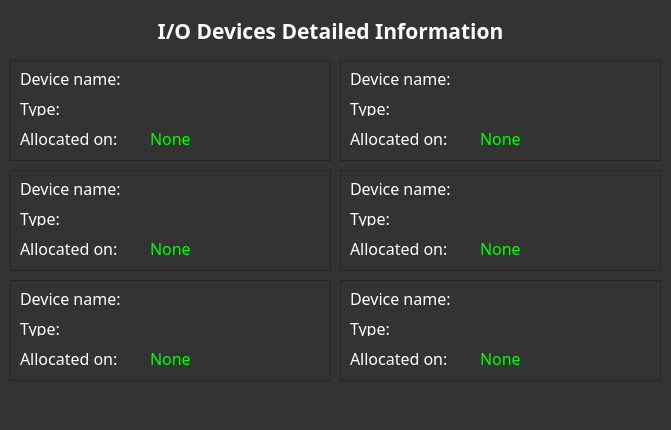
<?xml version="1.0" encoding="UTF-8"?>
<ui version="4.0">
 <class>MainWindow</class>
 <widget class="QMainWindow" name="MainWindow">
  <property name="geometry">
   <rect>
    <x>0</x>
    <y>0</y>
    <width>671</width>
    <height>430</height>
   </rect>
  </property>
  <property name="windowTitle">
   <string>MainWindow</string>
  </property>
  <property name="styleSheet">
   <string notr="true">/* Hoja de estilos de modo oscuro usado en estos programas */

/* Estilos generales para el modo oscuro */
QWidget {
    background-color: #333; /* Color de fondo principal */
    color: #FFF; /* Color de texto principal */
}

QLabel {
    color: #FFF; /* Color de texto para etiquetas */
}

QPushButton {
    background-color: #444; /* Color de fondo para botones */
    color: #FFF; /* Color de texto para botones */
    border: 1px solid #555; /* Borde de botones */
    border-radius: 5px; /* Bordes redondeados */
    padding: 5px 10px; /* Espaciado interno */
}

/* Cambiar el color de fondo de los botones cuando se presionan */
QPushButton:pressed {
    background-color: #666;
}

/* Cambiar el color de fondo de los botones cuando se pasan por encima */
QPushButton:hover {
    background-color: #555;
}

/* Cambiar el color de fondo de los botones cuando están deshabilitados */
QPushButton:disabled {
    background-color: #888;
    color: #AAA;
}

/* Estilos para barras de desplazamiento */
QScrollBar:vertical {
    border: 1px solid #555; /* Borde de la barra de desplazamiento vertical */
    background: #333; /* Color de fondo de la barra de desplazamiento vertical */
    width: 12px; /* Ancho de la barra de desplazamiento vertical */
    margin: 0px 0px 0px 0px;
}

QScrollBar::handle:vertical {
    background: #555; /* Color de fondo del mango de la barra de desplazamiento vertical */
    min-height: 20px; /* Altura mínima del mango de la barra de desplazamiento vertical */
    border-radius: 6px; /* Bordes redondeados del mango de la barra de desplazamiento vertical */
}

QScrollBar::add-line:vertical {
    height: 12px;
    subcontrol-position: bottom;
    subcontrol-origin: margin;
}

QScrollBar::sub-line:vertical {
    height: 12px;
    subcontrol-position: top;
    subcontrol-origin: margin;
}

/* Cambiar el color de fondo del campo de texto (QLineEdit) */
QLineEdit {
    background-color: #444;
    color: #FFF;
    border: 1px solid #555;
    border-radius: 5px;
    padding: 3px;
}

/* Cambiar el color de fondo del campo de texto (QTextEdit) */
QTextEdit {
    background-color: #444;
    color: #FFF;
    border: 1px solid #555;
    border-radius: 5px;
    padding: 3px;
}

/* Cambiar el color de fondo de las áreas de texto (QPlainTextEdit) */
QPlainTextEdit {
    background-color: #444;
    color: #FFF;
    border: 1px solid #555;
    border-radius: 5px;
    padding: 3px;
}

/* Cambiar el color de fondo de las casillas de verificación (QCheckBox) */
QCheckBox::indicator {
    background-color: #444;
    border: 1px solid #555;
    width: 15px;
    height: 15px;
}

/* Cambiar el color de fondo de los botones de radio (QRadioButton) */
QRadioButton::indicator {
    background-color: #444;
    border: 1px solid #555;
    width: 15px;
    height: 15px;
}

/* Cambiar el color de fondo de las barras de progreso (QProgressBar) */
QProgressBar {
    background-color: #444;
    color: #FFF;
    border: 1px solid #555;
    border-radius: 5px;
    text-align: center;
}

/* Cambiar el color de fondo de los menús emergentes (QMenu) */
QMenu {
    background-color: #333;
    color: #FFF;
    border: 1px solid #555;
}

/* Cambiar el color de fondo de los elementos de menú (QMenuItem) */
QMenu::item {
    background-color: transparent;
}

/* Cambiar el color de fondo de los elementos de menú cuando se pasan por encima */
QMenu::item:selected {
    background-color: #555;
}

/* Cambiar el color de fondo de las barras de menú (QMenuBar) */
QMenuBar {
    background-color: #333;
    color: #FFF;
}

/* Cambiar el color de fondo de los elementos de barra de menú (QMenuBarItem) */
QMenuBar::item {
    background-color: transparent;
}

/* Cambiar el color de fondo de los elementos de barra de menú cuando se pasan por encima */
QMenuBar::item:selected {
    background-color: #555;
}</string>
  </property>
  <widget class="QWidget" name="centralwidget">
   <widget class="QLabel" name="info_label">
    <property name="geometry">
     <rect>
      <x>10</x>
      <y>10</y>
      <width>641</width>
      <height>41</height>
     </rect>
    </property>
    <property name="font">
     <font>
      <family>JetBrains Mono</family>
      <pointsize>16</pointsize>
      <weight>75</weight>
      <bold>true</bold>
     </font>
    </property>
    <property name="text">
     <string>I/O Devices Detailed Information</string>
    </property>
    <property name="alignment">
     <set>Qt::AlignCenter</set>
    </property>
   </widget>
   <widget class="QFrame" name="device_0">
    <property name="geometry">
     <rect>
      <x>10</x>
      <y>60</y>
      <width>321</width>
      <height>101</height>
     </rect>
    </property>
    <property name="frameShape">
     <enum>QFrame::StyledPanel</enum>
    </property>
    <property name="frameShadow">
     <enum>QFrame::Raised</enum>
    </property>
    <widget class="QLabel" name="device_address_0">
     <property name="geometry">
      <rect>
       <x>10</x>
       <y>70</y>
       <width>131</width>
       <height>16</height>
      </rect>
     </property>
     <property name="font">
      <font>
       <family>JetBrains Mono</family>
       <pointsize>12</pointsize>
       <weight>50</weight>
       <bold>false</bold>
      </font>
     </property>
     <property name="text">
      <string>Allocated on:</string>
     </property>
     <property name="alignment">
      <set>Qt::AlignLeading|Qt::AlignLeft|Qt::AlignVCenter</set>
     </property>
    </widget>
    <widget class="QLabel" name="device_name_0">
     <property name="geometry">
      <rect>
       <x>10</x>
       <y>10</y>
       <width>241</width>
       <height>16</height>
      </rect>
     </property>
     <property name="font">
      <font>
       <family>JetBrains Mono</family>
       <pointsize>12</pointsize>
       <weight>50</weight>
       <bold>false</bold>
      </font>
     </property>
     <property name="text">
      <string>Device name:</string>
     </property>
     <property name="alignment">
      <set>Qt::AlignLeading|Qt::AlignLeft|Qt::AlignVCenter</set>
     </property>
    </widget>
    <widget class="QLabel" name="device_type_0">
     <property name="geometry">
      <rect>
       <x>10</x>
       <y>40</y>
       <width>241</width>
       <height>16</height>
      </rect>
     </property>
     <property name="font">
      <font>
       <family>JetBrains Mono</family>
       <pointsize>12</pointsize>
       <weight>50</weight>
       <bold>false</bold>
      </font>
     </property>
     <property name="text">
      <string>Type:</string>
     </property>
     <property name="alignment">
      <set>Qt::AlignLeading|Qt::AlignLeft|Qt::AlignVCenter</set>
     </property>
    </widget>
    <widget class="QLabel" name="memory_address_0">
     <property name="geometry">
      <rect>
       <x>140</x>
       <y>70</y>
       <width>171</width>
       <height>16</height>
      </rect>
     </property>
     <property name="font">
      <font>
       <family>JetBrains Mono</family>
       <pointsize>12</pointsize>
       <weight>50</weight>
       <bold>false</bold>
      </font>
     </property>
     <property name="styleSheet">
      <string notr="true">color:lime;</string>
     </property>
     <property name="text">
      <string>None</string>
     </property>
     <property name="alignment">
      <set>Qt::AlignLeading|Qt::AlignLeft|Qt::AlignVCenter</set>
     </property>
    </widget>
   </widget>
   <widget class="QFrame" name="device_1">
    <property name="geometry">
     <rect>
      <x>340</x>
      <y>60</y>
      <width>321</width>
      <height>101</height>
     </rect>
    </property>
    <property name="frameShape">
     <enum>QFrame::StyledPanel</enum>
    </property>
    <property name="frameShadow">
     <enum>QFrame::Raised</enum>
    </property>
    <widget class="QLabel" name="device_address_1">
     <property name="geometry">
      <rect>
       <x>10</x>
       <y>70</y>
       <width>131</width>
       <height>16</height>
      </rect>
     </property>
     <property name="font">
      <font>
       <family>JetBrains Mono</family>
       <pointsize>12</pointsize>
       <weight>50</weight>
       <bold>false</bold>
      </font>
     </property>
     <property name="text">
      <string>Allocated on:</string>
     </property>
     <property name="alignment">
      <set>Qt::AlignLeading|Qt::AlignLeft|Qt::AlignVCenter</set>
     </property>
    </widget>
    <widget class="QLabel" name="device_name_1">
     <property name="geometry">
      <rect>
       <x>10</x>
       <y>10</y>
       <width>241</width>
       <height>16</height>
      </rect>
     </property>
     <property name="font">
      <font>
       <family>JetBrains Mono</family>
       <pointsize>12</pointsize>
       <weight>50</weight>
       <bold>false</bold>
      </font>
     </property>
     <property name="text">
      <string>Device name:</string>
     </property>
     <property name="alignment">
      <set>Qt::AlignLeading|Qt::AlignLeft|Qt::AlignVCenter</set>
     </property>
    </widget>
    <widget class="QLabel" name="device_type_1">
     <property name="geometry">
      <rect>
       <x>10</x>
       <y>40</y>
       <width>241</width>
       <height>16</height>
      </rect>
     </property>
     <property name="font">
      <font>
       <family>JetBrains Mono</family>
       <pointsize>12</pointsize>
       <weight>50</weight>
       <bold>false</bold>
      </font>
     </property>
     <property name="text">
      <string>Type:</string>
     </property>
     <property name="alignment">
      <set>Qt::AlignLeading|Qt::AlignLeft|Qt::AlignVCenter</set>
     </property>
    </widget>
    <widget class="QLabel" name="memory_address_1">
     <property name="geometry">
      <rect>
       <x>140</x>
       <y>70</y>
       <width>171</width>
       <height>16</height>
      </rect>
     </property>
     <property name="font">
      <font>
       <family>JetBrains Mono</family>
       <pointsize>12</pointsize>
       <weight>50</weight>
       <bold>false</bold>
      </font>
     </property>
     <property name="styleSheet">
      <string notr="true">color:lime;</string>
     </property>
     <property name="text">
      <string>None</string>
     </property>
     <property name="alignment">
      <set>Qt::AlignLeading|Qt::AlignLeft|Qt::AlignVCenter</set>
     </property>
    </widget>
   </widget>
   <widget class="QFrame" name="device_2">
    <property name="geometry">
     <rect>
      <x>10</x>
      <y>170</y>
      <width>321</width>
      <height>101</height>
     </rect>
    </property>
    <property name="frameShape">
     <enum>QFrame::StyledPanel</enum>
    </property>
    <property name="frameShadow">
     <enum>QFrame::Raised</enum>
    </property>
    <widget class="QLabel" name="device_address_2">
     <property name="geometry">
      <rect>
       <x>10</x>
       <y>70</y>
       <width>131</width>
       <height>16</height>
      </rect>
     </property>
     <property name="font">
      <font>
       <family>JetBrains Mono</family>
       <pointsize>12</pointsize>
       <weight>50</weight>
       <bold>false</bold>
      </font>
     </property>
     <property name="text">
      <string>Allocated on:</string>
     </property>
     <property name="alignment">
      <set>Qt::AlignLeading|Qt::AlignLeft|Qt::AlignVCenter</set>
     </property>
    </widget>
    <widget class="QLabel" name="device_name_2">
     <property name="geometry">
      <rect>
       <x>10</x>
       <y>10</y>
       <width>241</width>
       <height>16</height>
      </rect>
     </property>
     <property name="font">
      <font>
       <family>JetBrains Mono</family>
       <pointsize>12</pointsize>
       <weight>50</weight>
       <bold>false</bold>
      </font>
     </property>
     <property name="text">
      <string>Device name:</string>
     </property>
     <property name="alignment">
      <set>Qt::AlignLeading|Qt::AlignLeft|Qt::AlignVCenter</set>
     </property>
    </widget>
    <widget class="QLabel" name="device_type_2">
     <property name="geometry">
      <rect>
       <x>10</x>
       <y>40</y>
       <width>241</width>
       <height>16</height>
      </rect>
     </property>
     <property name="font">
      <font>
       <family>JetBrains Mono</family>
       <pointsize>12</pointsize>
       <weight>50</weight>
       <bold>false</bold>
      </font>
     </property>
     <property name="text">
      <string>Type:</string>
     </property>
     <property name="alignment">
      <set>Qt::AlignLeading|Qt::AlignLeft|Qt::AlignVCenter</set>
     </property>
    </widget>
    <widget class="QLabel" name="memory_address_2">
     <property name="geometry">
      <rect>
       <x>140</x>
       <y>70</y>
       <width>171</width>
       <height>16</height>
      </rect>
     </property>
     <property name="font">
      <font>
       <family>JetBrains Mono</family>
       <pointsize>12</pointsize>
       <weight>50</weight>
       <bold>false</bold>
      </font>
     </property>
     <property name="styleSheet">
      <string notr="true">color:lime;</string>
     </property>
     <property name="text">
      <string>None</string>
     </property>
     <property name="alignment">
      <set>Qt::AlignLeading|Qt::AlignLeft|Qt::AlignVCenter</set>
     </property>
    </widget>
   </widget>
   <widget class="QFrame" name="device_3">
    <property name="geometry">
     <rect>
      <x>340</x>
      <y>170</y>
      <width>321</width>
      <height>101</height>
     </rect>
    </property>
    <property name="frameShape">
     <enum>QFrame::StyledPanel</enum>
    </property>
    <property name="frameShadow">
     <enum>QFrame::Raised</enum>
    </property>
    <widget class="QLabel" name="device_address_3">
     <property name="geometry">
      <rect>
       <x>10</x>
       <y>70</y>
       <width>131</width>
       <height>16</height>
      </rect>
     </property>
     <property name="font">
      <font>
       <family>JetBrains Mono</family>
       <pointsize>12</pointsize>
       <weight>50</weight>
       <bold>false</bold>
      </font>
     </property>
     <property name="text">
      <string>Allocated on:</string>
     </property>
     <property name="alignment">
      <set>Qt::AlignLeading|Qt::AlignLeft|Qt::AlignVCenter</set>
     </property>
    </widget>
    <widget class="QLabel" name="device_name_3">
     <property name="geometry">
      <rect>
       <x>10</x>
       <y>10</y>
       <width>241</width>
       <height>16</height>
      </rect>
     </property>
     <property name="font">
      <font>
       <family>JetBrains Mono</family>
       <pointsize>12</pointsize>
       <weight>50</weight>
       <bold>false</bold>
      </font>
     </property>
     <property name="text">
      <string>Device name:</string>
     </property>
     <property name="alignment">
      <set>Qt::AlignLeading|Qt::AlignLeft|Qt::AlignVCenter</set>
     </property>
    </widget>
    <widget class="QLabel" name="device_type_3">
     <property name="geometry">
      <rect>
       <x>10</x>
       <y>40</y>
       <width>241</width>
       <height>16</height>
      </rect>
     </property>
     <property name="font">
      <font>
       <family>JetBrains Mono</family>
       <pointsize>12</pointsize>
       <weight>50</weight>
       <bold>false</bold>
      </font>
     </property>
     <property name="text">
      <string>Type:</string>
     </property>
     <property name="alignment">
      <set>Qt::AlignLeading|Qt::AlignLeft|Qt::AlignVCenter</set>
     </property>
    </widget>
    <widget class="QLabel" name="memory_address_3">
     <property name="geometry">
      <rect>
       <x>140</x>
       <y>70</y>
       <width>171</width>
       <height>16</height>
      </rect>
     </property>
     <property name="font">
      <font>
       <family>JetBrains Mono</family>
       <pointsize>12</pointsize>
       <weight>50</weight>
       <bold>false</bold>
      </font>
     </property>
     <property name="styleSheet">
      <string notr="true">color:lime;</string>
     </property>
     <property name="text">
      <string>None</string>
     </property>
     <property name="alignment">
      <set>Qt::AlignLeading|Qt::AlignLeft|Qt::AlignVCenter</set>
     </property>
    </widget>
   </widget>
   <widget class="QFrame" name="device_4">
    <property name="geometry">
     <rect>
      <x>10</x>
      <y>280</y>
      <width>321</width>
      <height>101</height>
     </rect>
    </property>
    <property name="frameShape">
     <enum>QFrame::StyledPanel</enum>
    </property>
    <property name="frameShadow">
     <enum>QFrame::Raised</enum>
    </property>
    <widget class="QLabel" name="device_address_4">
     <property name="geometry">
      <rect>
       <x>10</x>
       <y>70</y>
       <width>131</width>
       <height>16</height>
      </rect>
     </property>
     <property name="font">
      <font>
       <family>JetBrains Mono</family>
       <pointsize>12</pointsize>
       <weight>50</weight>
       <bold>false</bold>
      </font>
     </property>
     <property name="text">
      <string>Allocated on:</string>
     </property>
     <property name="alignment">
      <set>Qt::AlignLeading|Qt::AlignLeft|Qt::AlignVCenter</set>
     </property>
    </widget>
    <widget class="QLabel" name="device_name_4">
     <property name="geometry">
      <rect>
       <x>10</x>
       <y>10</y>
       <width>241</width>
       <height>16</height>
      </rect>
     </property>
     <property name="font">
      <font>
       <family>JetBrains Mono</family>
       <pointsize>12</pointsize>
       <weight>50</weight>
       <bold>false</bold>
      </font>
     </property>
     <property name="text">
      <string>Device name:</string>
     </property>
     <property name="alignment">
      <set>Qt::AlignLeading|Qt::AlignLeft|Qt::AlignVCenter</set>
     </property>
    </widget>
    <widget class="QLabel" name="device_type_4">
     <property name="geometry">
      <rect>
       <x>10</x>
       <y>40</y>
       <width>241</width>
       <height>16</height>
      </rect>
     </property>
     <property name="font">
      <font>
       <family>JetBrains Mono</family>
       <pointsize>12</pointsize>
       <weight>50</weight>
       <bold>false</bold>
      </font>
     </property>
     <property name="text">
      <string>Type:</string>
     </property>
     <property name="alignment">
      <set>Qt::AlignLeading|Qt::AlignLeft|Qt::AlignVCenter</set>
     </property>
    </widget>
    <widget class="QLabel" name="memory_address_4">
     <property name="geometry">
      <rect>
       <x>140</x>
       <y>70</y>
       <width>171</width>
       <height>16</height>
      </rect>
     </property>
     <property name="font">
      <font>
       <family>JetBrains Mono</family>
       <pointsize>12</pointsize>
       <weight>50</weight>
       <bold>false</bold>
      </font>
     </property>
     <property name="styleSheet">
      <string notr="true">color:lime;</string>
     </property>
     <property name="text">
      <string>None</string>
     </property>
     <property name="alignment">
      <set>Qt::AlignLeading|Qt::AlignLeft|Qt::AlignVCenter</set>
     </property>
    </widget>
   </widget>
   <widget class="QFrame" name="device_5">
    <property name="geometry">
     <rect>
      <x>340</x>
      <y>280</y>
      <width>321</width>
      <height>101</height>
     </rect>
    </property>
    <property name="frameShape">
     <enum>QFrame::StyledPanel</enum>
    </property>
    <property name="frameShadow">
     <enum>QFrame::Raised</enum>
    </property>
    <widget class="QLabel" name="device_address_5">
     <property name="geometry">
      <rect>
       <x>10</x>
       <y>70</y>
       <width>131</width>
       <height>16</height>
      </rect>
     </property>
     <property name="font">
      <font>
       <family>JetBrains Mono</family>
       <pointsize>12</pointsize>
       <weight>50</weight>
       <bold>false</bold>
      </font>
     </property>
     <property name="text">
      <string>Allocated on:</string>
     </property>
     <property name="alignment">
      <set>Qt::AlignLeading|Qt::AlignLeft|Qt::AlignVCenter</set>
     </property>
    </widget>
    <widget class="QLabel" name="device_name_5">
     <property name="geometry">
      <rect>
       <x>10</x>
       <y>10</y>
       <width>241</width>
       <height>16</height>
      </rect>
     </property>
     <property name="font">
      <font>
       <family>JetBrains Mono</family>
       <pointsize>12</pointsize>
       <weight>50</weight>
       <bold>false</bold>
      </font>
     </property>
     <property name="text">
      <string>Device name:</string>
     </property>
     <property name="alignment">
      <set>Qt::AlignLeading|Qt::AlignLeft|Qt::AlignVCenter</set>
     </property>
    </widget>
    <widget class="QLabel" name="device_type_5">
     <property name="geometry">
      <rect>
       <x>10</x>
       <y>40</y>
       <width>241</width>
       <height>16</height>
      </rect>
     </property>
     <property name="font">
      <font>
       <family>JetBrains Mono</family>
       <pointsize>12</pointsize>
       <weight>50</weight>
       <bold>false</bold>
      </font>
     </property>
     <property name="text">
      <string>Type:</string>
     </property>
     <property name="alignment">
      <set>Qt::AlignLeading|Qt::AlignLeft|Qt::AlignVCenter</set>
     </property>
    </widget>
    <widget class="QLabel" name="memory_address_5">
     <property name="geometry">
      <rect>
       <x>140</x>
       <y>70</y>
       <width>171</width>
       <height>16</height>
      </rect>
     </property>
     <property name="font">
      <font>
       <family>JetBrains Mono</family>
       <pointsize>12</pointsize>
       <weight>50</weight>
       <bold>false</bold>
      </font>
     </property>
     <property name="styleSheet">
      <string notr="true">color:lime;</string>
     </property>
     <property name="text">
      <string>None</string>
     </property>
     <property name="alignment">
      <set>Qt::AlignLeading|Qt::AlignLeft|Qt::AlignVCenter</set>
     </property>
    </widget>
   </widget>
  </widget>
  <widget class="QMenuBar" name="menubar">
   <property name="geometry">
    <rect>
     <x>0</x>
     <y>0</y>
     <width>671</width>
     <height>22</height>
    </rect>
   </property>
  </widget>
  <widget class="QStatusBar" name="statusbar"/>
 </widget>
 <resources/>
 <connections/>
</ui>
